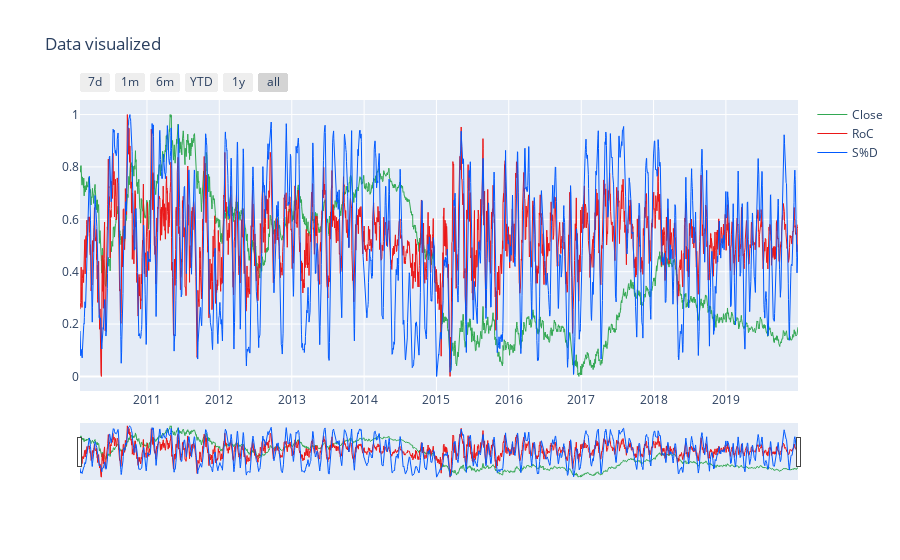

Notebook code cell kept with this figure:
### Markdown cell above
## Visualization of the T1 features

### Code cell
draw_graph(df_t1, col_t1, ["#32a852","#eb1717","#0059ff"], "Data visualized")

### Figure 1 — Plotly figure (JSON) as saved in the notebook; plotly's stock layout.template omitted (floating-point values rounded to 4 significant figures; data arrays with more than 128 entries replaced by an {"elided": "..."} marker saying what was removed)
{"data": [{"line": {"width": 1}, "marker": {"color": "#32a852"}, "mode": "lines", "name": "Close", "type": "scatter", "x": {"elided": "3105 str values"}, "y": {"elided": "3105 float values"}, "yaxis": "y"}, {"line": {"width": 1}, "marker": {"color": "#eb1717"}, "mode": "lines", "name": "RoC", "type": "scatter", "x": {"elided": "3105 str values"}, "y": {"elided": "3105 float values"}, "yaxis": "y"}, {"line": {"width": 1}, "marker": {"color": "#0059ff"}, "mode": "lines", "name": "S%D", "type": "scatter", "x": {"elided": "3105 str values"}, "y": {"elided": "3105 float values"}, "yaxis": "y"}], "layout": {"title": {"text": "Data visualized"}, "xaxis": {"rangeselector": {"buttons": [{"count": 7, "label": "7d", "step": "day", "stepmode": "backward"}, {"count": 1, "label": "1m", "step": "month", "stepmode": "backward"}, {"count": 6, "label": "6m", "step": "month", "stepmode": "backward"}, {"count": 1, "label": "YTD", "step": "year", "stepmode": "todate"}, {"count": 1, "label": "1y", "step": "year", "stepmode": "backward"}, {"step": "all"}]}, "rangeslider": {"visible": true}, "type": "date"}, "yaxis2": {"side": "right", "tickmode": "auto", "title": {"text": "Normalized value"}}}}
